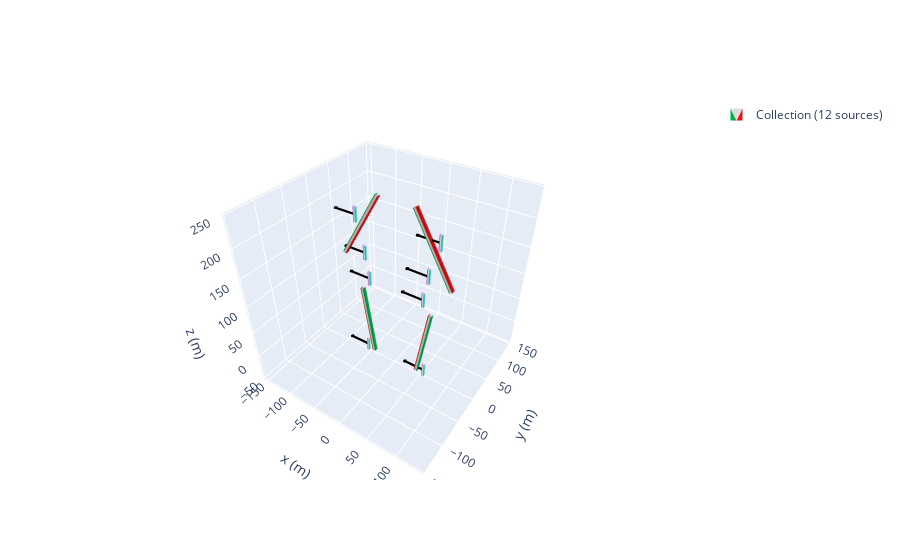

The cell this chart's notebook holds for it:
### Code cell
zeeman_prof = magpy.Collection()
j = 30
n = 2
c = 9 #angle of first bar
d =  39#angle of second bar
b = 5# distnace the two section of the array are apart from each other


mystyle = mstyle = dict(
    mode="color+arrow",
    color=dict(north="magenta", middle="white", south="turquoise"),
    arrow=dict(width=2, color="k")
)
angles = np.linspace(0, 360, n, endpoint=False)
for i in angles:
    cube1= magpy.magnet.Cuboid(
    dimension=(6,6,128),
    polarization=(-1.080,0,0),
    position=(51.7,0,18))
    cube2 = magpy.magnet.Cuboid(dimension= (4,4,25),
    polarization=(-1.17,0,0),
    position=(48,0,100+b),style_magnetization = mystyle)
    cube3= magpy.magnet.Cuboid(
    dimension=(6,6,128),
    polarization=(1.08,0,0),
    position=(61,0,190+b))
    cube4 = magpy.magnet.Cuboid(dimension= (4,4,25),
     polarization=(-1.17,0,0),
     position=(70,0,210),style_magnetization = mystyle)
    cube5 = magpy.magnet.Cuboid(dimension= (4,4,25),
     polarization=(-1.17,0,0),
     position=(55,0,-39),style_magnetization = mystyle)
    cube6 = magpy.magnet.Cuboid(dimension= (4,4,25),
    polarization=(-1.17,0,0),
    position=(55,0,150),style_magnetization = mystyle)

#     cube5 = magpy.magnet.Cuboid(dimension= (4,4,25),
#     polarization=(-1.17,0,0),
#     position=(90+a+p+m,0,190))

#     cube6 = magpy.magnet.Cuboid(dimension= (4,4,25),
#     polarization=(-1.17,0,0),
#     position=(80+a+p+m,0,200),
# )

    
    cube1.rotate_from_angax(i, 'z')
    cube1.rotate_from_angax(c, 'y',)
    cube1.rotate_from_angax(i, 'z', anchor=0)
    cube2.rotate_from_angax(i, 'z',anchor = 0)
    cube2.rotate_from_angax(i, 'z')
    cube3.rotate_from_angax(i, 'z', anchor=0)
    cube3.rotate_from_angax(-d+10, 'y')
    cube3.rotate_from_angax(i, 'z')
    cube4.rotate_from_angax(i, 'z', anchor=0)
    cube4.rotate_from_angax(i, 'z')
    cube5.rotate_from_angax(i, 'z',anchor = 0)
    cube5.rotate_from_angax(i, 'z')
    cube6.rotate_from_angax(i, 'z',anchor = 0)
    cube6.rotate_from_angax(i, 'z')
    zeeman_prof.add(cube1)
    zeeman_prof.add(cube2)
    zeeman_prof.add(cube3)
    zeeman_prof.add(cube4)
    zeeman_prof.add(cube5)
    zeeman_prof.add(cube6)
    j = j+1


 
 
  


tfmot = magpy.Collection()
N = 8
angles = [0,90,180,270]
angles_d = [45,225,225,45]
l = 5
p = [0,0,0,0,20,20,20,20]
s  = [-1,-1,1,1,1,1,-1,-1]
H = 39
q = 350
h = [-H,-H,-H,-H,H,H,H,H]
mstyle = dict(
    mode="color+arrow",
    color=dict(north="magenta", middle="white", south="turquoise"),
    arrow=dict(width=2, color="k")
)
for a in range(len(angles)):
    cube= magpy.magnet.Cuboid(
    dimension=(6,8,80),
    polarization=(s[a]*1.42,0,0),
    position=(h[a],h[a], h[a]+300),
    style_magnetization=mstyle )
    
    cube.rotate_from_angax(angles[a], 'z',anchor = 0)
    cube.rotate_from_angax(angles_d[a], 'z')

    tfmot.add(cube)


b_tot = magpy.Collection()
#tfmot.rotate_from_angax(45,'z')#
b_tot.add(zeeman_prof,override_parent=True)
b_tot.show()

### Figure 1 — Plotly figure (JSON) as saved in the notebook; plotly's stock layout.template omitted (floating-point values rounded to 4 significant figures)
{"data": [{"color": "#2e91e5", "colorscale": [[0, "#00b050"], [0.16, "#00b050"], [0.26, "#dddddd"], [0.74, "#dddddd"], [0.84, "#e71111"], [1, "#e71111"]], "i": [7, 0, 0, 0, 4, 4, 2, 6, 4, 0, 3, 7, 15, 8, 8, 8, 12, 12, 10, 14, 12, 8, 11, 15, 23, 16, 16, 16, 20, 20, 18, 22, 20, 16, 19, 23, 31, 24, 24, 24, 28, 28, 26, 30, 28, 24, 27, 31], "intensity": [1, 1, 0, 0, 1, 1, 0, 0, 0, 0, 1, 1, 0, 0, 1, 1, 1, 1, 0, 0, 1, 1, 0, 0, 0, 0, 1, 1, 0, 0, 1, 1], "j": [0, 7, 1, 2, 6, 7, 1, 2, 5, 5, 2, 2, 8, 15, 9, 10, 14, 15, 9, 10, 13, 13, 10, 10, 16, 23, 17, 18, 22, 23, 17, 18, 21, 21, 18, 18, 24, 31, 25, 26, 30, 31, 25, 26, 29, 29, 26, 26], "k": [3, 4, 2, 3, 5, 6, 5, 5, 0, 1, 7, 6, 11, 12, 10, 11, 13, 14, 13, 13, 8, 9, 15, 14, 19, 20, 18, 19, 21, 22, 21, 21, 16, 17, 23, 22, 27, 28, 26, 27, 29, 30, 29, 29, 24, 25, 31, 30], "legendgroup": "Collection(id=2132248989568)", "name": "Collection (12 sources)", "opacity": 1, "showlegend": true, "showscale": false, "type": "mesh3d", "x": [38.73, 38.73, 44.65, 44.65, 58.75, 58.75, 64.67, 64.67, 89.4, 89.4, 94.65, 94.65, 27.35, 27.35, 32.6, 32.6, -44.65, -44.65, -38.73, -38.73, -64.67, -64.67, -58.75, -58.75, -94.65, -94.65, -89.4, -89.4, -32.6, -32.6, -27.35, -27.35], "y": [-3, 3, 3, -3, -3, 3, 3, -3, -3, 3, 3, -3, -3, 3, 3, -3, -3.0, 3.0, 3.0, -3.0, -3.0, 3.0, 3.0, -3.0, -3.0, 3.0, 3.0, -3.0, -3.0, 3.0, 3.0, -3.0], "z": [-44.74, -44.74, -45.68, -45.68, 81.68, 81.68, 80.74, 80.74, 137.6, 137.6, 140.5, 140.5, 249.5, 249.5, 252.4, 252.4, -45.68, -45.68, -44.74, -44.74, 80.74, 80.74, 81.68, 81.68, 140.5, 140.5, 137.6, 137.6, 252.4, 252.4, 249.5, 249.5]}, {"color": "#2e91e5", "colorscale": [[0, "turquoise"], [0.16, "turquoise"], [0.26, "white"], [0.74, "white"], [0.84, "magenta"], [1, "magenta"]], "i": [7, 0, 0, 0, 4, 4, 2, 6, 4, 0, 3, 7, 15, 8, 8, 8, 12, 12, 10, 14, 12, 8, 11, 15, 23, 16, 16, 16, 20, 20, 18, 22, 20, 16, 19, 23, 31, 24, 24, 24, 28, 28, 26, 30, 28, 24, 27, 31, 39, 32, 32, 32, 36, 36, 34, 38, 36, 32, 35, 39, 47, 40, 40, 40, 44, 44, 42, 46, 44, 40, 43, 47, 55, 48, 48, 48, 52, 52, 50, 54, 52, 48, 51, 55, 63, 56, 56, 56, 60, 60, 58, 62, 60, 56, 59, 63], "intensity": [1, 1, 0, 0, 1, 1, 0, 0, 1, 1, 0, 0, 1, 1, 0, 0, 1, 1, 0, 0, 1, 1, 0, 0, 1, 1, 0, 0, 1, 1, 0, 0, 1, 1, 0, 0, 1, 1, 0, 0, 1, 1, 0, 0, 1, 1, 0, 0, 1, 1, 0, 0, 1, 1, 0, 0, 1, 1, 0, 0, 1, 1, 0, 0], "j": [0, 7, 1, 2, 6, 7, 1, 2, 5, 5, 2, 2, 8, 15, 9, 10, 14, 15, 9, 10, 13, 13, 10, 10, 16, 23, 17, 18, 22, 23, 17, 18, 21, 21, 18, 18, 24, 31, 25, 26, 30, 31, 25, 26, 29, 29, 26, 26, 32, 39, 33, 34, 38, 39, 33, 34, 37, 37, 34, 34, 40, 47, 41, 42, 46, 47, 41, 42, 45, 45, 42, 42, 48, 55, 49, 50, 54, 55, 49, 50, 53, 53, 50, 50, 56, 63, 57, 58, 62, 63, 57, 58, 61, 61, 58, 58], "k": [3, 4, 2, 3, 5, 6, 5, 5, 0, 1, 7, 6, 11, 12, 10, 11, 13, 14, 13, 13, 8, 9, 15, 14, 19, 20, 18, 19, 21, 22, 21, 21, 16, 17, 23, 22, 27, 28, 26, 27, 29, 30, 29, 29, 24, 25, 31, 30, 35, 36, 34, 35, 37, 38, 37, 37, 32, 33, 39, 38, 43, 44, 42, 43, 45, 46, 45, 45, 40, 41, 47, 46, 51, 52, 50, 51, 53, 54, 53, 53, 48, 49, 55, 54, 59, 60, 58, 59, 61, 62, 61, 61, 56, 57, 63, 62], "legendgroup": "Collection(id=2132248989568)", "name": "Collection (12 sources)", "opacity": 1, "showlegend": false, "showscale": false, "type": "mesh3d", "x": [46, 46, 50, 50, 46, 46, 50, 50, 68, 68, 72, 72, 68, 68, 72, 72, 53, 53, 57, 57, 53, 53, 57, 57, 53, 53, 57, 57, 53, 53, 57, 57, -50, -50, -46, -46, -50, -50, -46, -46, -72, -72, -68, -68, -72, -72, -68, -68, -57, -57, -53, -53, -57, -57, -53, -53, -57, -57, -53, -53, -57, -57, -53, -53], "y": [-2, 2, 2, -2, -2, 2, 2, -2, -2, 2, 2, -2, -2, 2, 2, -2, -2, 2, 2, -2, -2, 2, 2, -2, -2, 2, 2, -2, -2, 2, 2, -2, -2.0, 2.0, 2.0, -2.0, -2.0, 2.0, 2.0, -2.0, -2.0, 2.0, 2.0, -2.0, -2.0, 2.0, 2.0, -2.0, -2.0, 2.0, 2.0, -2.0, -2.0, 2.0, 2.0, -2.0, -2.0, 2.0, 2.0, -2.0, -2.0, 2.0, 2.0, -2.0], "z": [92.5, 92.5, 92.5, 92.5, 117.5, 117.5, 117.5, 117.5, 197.5, 197.5, 197.5, 197.5, 222.5, 222.5, 222.5, 222.5, -51.5, -51.5, -51.5, -51.5, -26.5, -26.5, -26.5, -26.5, 137.5, 137.5, 137.5, 137.5, 162.5, 162.5, 162.5, 162.5, 92.5, 92.5, 92.5, 92.5, 117.5, 117.5, 117.5, 117.5, 197.5, 197.5, 197.5, 197.5, 222.5, 222.5, 222.5, 222.5, -51.5, -51.5, -51.5, -51.5, -26.5, -26.5, -26.5, -26.5, 137.5, 137.5, 137.5, 137.5, 162.5, 162.5, 162.5, 162.5]}, {"legendgroup": "Collection(id=2132248989568)", "line": {"color": "black", "dash": "solid", "width": 4.4}, "mode": "lines", "name": "Collection (12 sources)", "opacity": 1, "showlegend": false, "type": "scatter3d", "x": [null, 48, 10.5, 14.25, 10.5, 14.25, 10.5, 10.5, null, 70, 32.5, 36.25, 32.5, 36.25, 32.5, 32.5, null, 55, 17.5, 21.25, 17.5, 21.25, 17.5, 17.5, null, 55, 17.5, 21.25, 17.5, 21.25, 17.5, 17.5, null, -48, -85.5, -81.75, -85.5, -81.75, -85.5, -85.5, null, -70, -107.5, -103.7, -107.5, -103.7, -107.5, -107.5, null, -55, -92.5, -88.75, -92.5, -88.75, -92.5, -92.5, null, -55, -92.5, -88.75, -92.5, -88.75, -92.5, -92.5], "y": [null, 0, 8.327e-15, -2.25, 8.327e-15, 2.25, 8.327e-15, 8.327e-15, null, 0, 8.327e-15, -2.25, 8.327e-15, 2.25, 8.327e-15, 8.327e-15, null, 0, 8.327e-15, -2.25, 8.327e-15, 2.25, 8.327e-15, 8.327e-15, null, 0, 8.327e-15, -2.25, 8.327e-15, 2.25, 8.327e-15, 8.327e-15, null, 5.878e-15, 2.339e-14, -2.25, 2.339e-14, 2.25, 2.339e-14, 2.339e-14, null, 8.572e-15, 2.608e-14, -2.25, 2.608e-14, 2.25, 2.608e-14, 2.608e-14, null, 6.735e-15, 2.425e-14, -2.25, 2.425e-14, 2.25, 2.425e-14, 2.425e-14, null, 6.735e-15, 2.425e-14, -2.25, 2.425e-14, 2.25, 2.425e-14, 2.425e-14], "z": [null, 105, 105, 105, 105, 105, 105, 105, null, 210, 210, 210, 210, 210, 210, 210, null, -39, -39, -39, -39, -39, -39, -39, null, 150, 150, 150, 150, 150, 150, 150, null, 105, 105, 105, 105, 105, 105, 105, null, 210, 210, 210, 210, 210, 210, 210, null, -39, -39, -39, -39, -39, -39, -39, null, 150, 150, 150, 150, 150, 150, 150]}], "layout": {"legend": {"itemsizing": "constant"}, "scene": {"aspectmode": "manual", "aspectratio": {"x": 1, "y": 1, "z": 1}, "camera": {"eye": {"x": 1, "y": -1.5, "z": 1.4}}, "xaxis": {"autorange": false, "range": [-158.4, 145.5], "title": {"text": "x (m)"}}, "yaxis": {"autorange": false, "range": [-152.0, 152.0], "title": {"text": "y (m)"}}, "zaxis": {"autorange": false, "range": [-51.5, 252.4], "title": {"text": "z (m)"}}}}}
